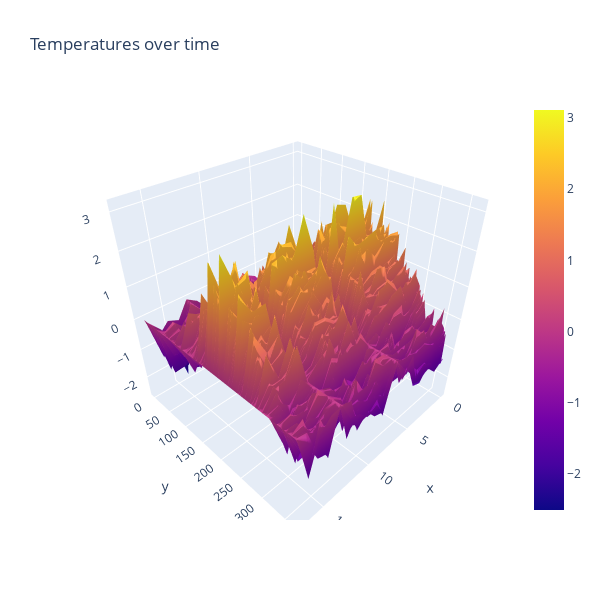

The notebook cell this image was saved under:
### Code cell
#Plot ALL weather data for all stations for a year 

#X = weather station
#Y = day of the year
#Z = temperature

#you can click/hold in the graph below to rotate!

fig = go.Figure(data=[go.Surface(z=df2019.values)])
fig.update_layout(title='Temperatures over time', autosize=False,
                  width=600, height=600)
fig.show()

### Figure 1 — Plotly figure (JSON) as saved in the notebook; plotly's stock layout.template omitted (floating-point values rounded to 4 significant figures; data arrays with more than 128 entries replaced by an {"elided": "..."} marker saying what was removed)
{"data": [{"type": "surface", "z": {"elided": "365x18 float values"}}], "layout": {"autosize": false, "height": 600, "scene": {"aspectmode": "auto", "aspectratio": {"x": 1, "y": 1, "z": 1}}, "title": {"text": "Temperatures over time"}, "width": 600}}
